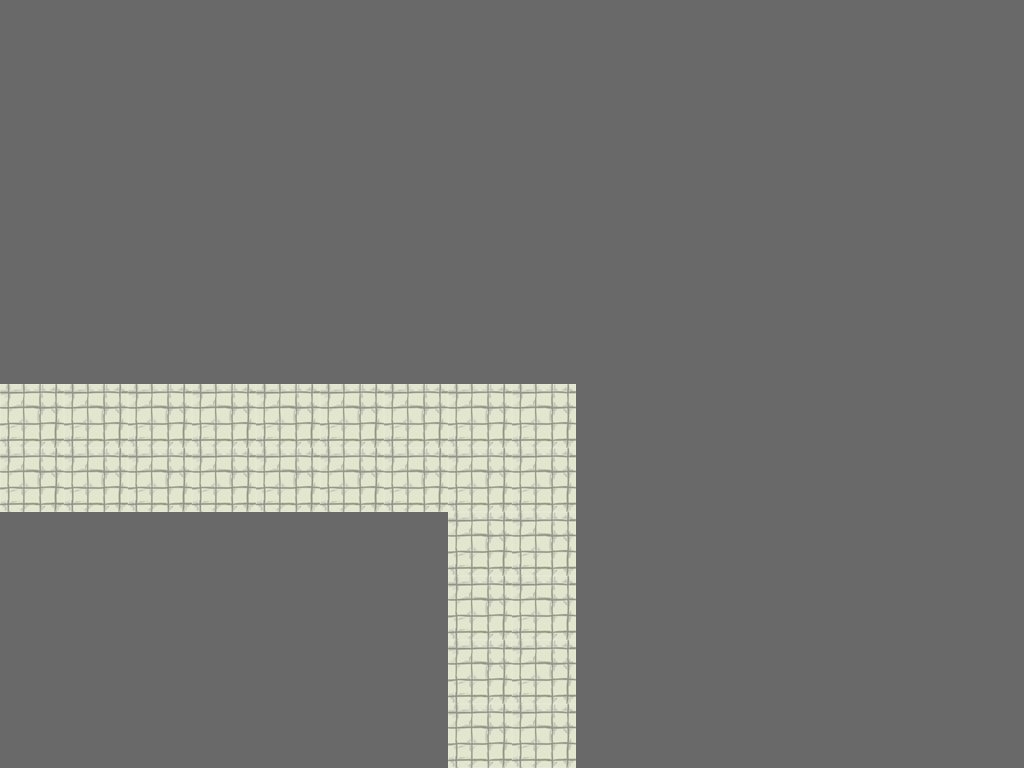

This game map was drawn from its Tiled (.tmx) file and the tilesets committed beside it. A one-line description and the full map source follow:
An orthogonal 16x12 tile map with 64x64 px tiles, 1 tile layer (Tiles) and 2 objects (2x Door).

<map version="1.0" orientation="orthogonal" width="16" height="12" tilewidth="64" tileheight="64">
 <tileset firstgid="1" name="tileset" tilewidth="64" tileheight="64">
  <image source="../TileSets/tileset.png" width="384" height="192" />
  <tile id="0">
   <properties>
    <property name="walkCost" value="100" />
   </properties>
  </tile>
  <tile id="1">
   <properties>
    <property name="walkCost" value="100" />
   </properties>
  </tile>
  <tile id="6">
   <properties>
    <property name="walkCost" value="100" />
   </properties>
  </tile>
 </tileset>
 <layer name="Tiles" width="16" height="12">
  <data>
   <tile gid="8" />
   <tile gid="8" />
   <tile gid="8" />
   <tile gid="8" />
   <tile gid="8" />
   <tile gid="8" />
   <tile gid="8" />
   <tile gid="8" />
   <tile gid="8" />
   <tile gid="8" />
   <tile gid="8" />
   <tile gid="8" />
   <tile gid="8" />
   <tile gid="8" />
   <tile gid="8" />
   <tile gid="8" />
   <tile gid="8" />
   <tile gid="8" />
   <tile gid="8" />
   <tile gid="8" />
   <tile gid="8" />
   <tile gid="8" />
   <tile gid="8" />
   <tile gid="8" />
   <tile gid="8" />
   <tile gid="8" />
   <tile gid="8" />
   <tile gid="8" />
   <tile gid="8" />
   <tile gid="8" />
   <tile gid="8" />
   <tile gid="8" />
   <tile gid="8" />
   <tile gid="8" />
   <tile gid="8" />
   <tile gid="8" />
   <tile gid="8" />
   <tile gid="8" />
   <tile gid="8" />
   <tile gid="8" />
   <tile gid="8" />
   <tile gid="8" />
   <tile gid="8" />
   <tile gid="8" />
   <tile gid="8" />
   <tile gid="8" />
   <tile gid="8" />
   <tile gid="8" />
   <tile gid="8" />
   <tile gid="8" />
   <tile gid="8" />
   <tile gid="8" />
   <tile gid="8" />
   <tile gid="8" />
   <tile gid="8" />
   <tile gid="8" />
   <tile gid="8" />
   <tile gid="8" />
   <tile gid="8" />
   <tile gid="8" />
   <tile gid="8" />
   <tile gid="8" />
   <tile gid="8" />
   <tile gid="8" />
   <tile gid="8" />
   <tile gid="8" />
   <tile gid="8" />
   <tile gid="8" />
   <tile gid="8" />
   <tile gid="8" />
   <tile gid="8" />
   <tile gid="8" />
   <tile gid="8" />
   <tile gid="8" />
   <tile gid="8" />
   <tile gid="8" />
   <tile gid="8" />
   <tile gid="8" />
   <tile gid="8" />
   <tile gid="8" />
   <tile gid="8" />
   <tile gid="8" />
   <tile gid="8" />
   <tile gid="8" />
   <tile gid="8" />
   <tile gid="8" />
   <tile gid="8" />
   <tile gid="8" />
   <tile gid="8" />
   <tile gid="8" />
   <tile gid="8" />
   <tile gid="8" />
   <tile gid="8" />
   <tile gid="8" />
   <tile gid="8" />
   <tile gid="8" />
   <tile gid="1" />
   <tile gid="1" />
   <tile gid="1" />
   <tile gid="1" />
   <tile gid="1" />
   <tile gid="1" />
   <tile gid="1" />
   <tile gid="1" />
   <tile gid="1" />
   <tile gid="8" />
   <tile gid="8" />
   <tile gid="8" />
   <tile gid="8" />
   <tile gid="8" />
   <tile gid="8" />
   <tile gid="8" />
   <tile gid="1" />
   <tile gid="1" />
   <tile gid="1" />
   <tile gid="1" />
   <tile gid="1" />
   <tile gid="1" />
   <tile gid="1" />
   <tile gid="1" />
   <tile gid="1" />
   <tile gid="8" />
   <tile gid="8" />
   <tile gid="8" />
   <tile gid="8" />
   <tile gid="8" />
   <tile gid="8" />
   <tile gid="8" />
   <tile gid="8" />
   <tile gid="8" />
   <tile gid="8" />
   <tile gid="8" />
   <tile gid="8" />
   <tile gid="8" />
   <tile gid="8" />
   <tile gid="1" />
   <tile gid="1" />
   <tile gid="8" />
   <tile gid="8" />
   <tile gid="8" />
   <tile gid="8" />
   <tile gid="8" />
   <tile gid="8" />
   <tile gid="8" />
   <tile gid="8" />
   <tile gid="8" />
   <tile gid="8" />
   <tile gid="8" />
   <tile gid="8" />
   <tile gid="8" />
   <tile gid="8" />
   <tile gid="1" />
   <tile gid="1" />
   <tile gid="8" />
   <tile gid="8" />
   <tile gid="8" />
   <tile gid="8" />
   <tile gid="8" />
   <tile gid="8" />
   <tile gid="8" />
   <tile gid="8" />
   <tile gid="8" />
   <tile gid="8" />
   <tile gid="8" />
   <tile gid="8" />
   <tile gid="8" />
   <tile gid="8" />
   <tile gid="1" />
   <tile gid="1" />
   <tile gid="8" />
   <tile gid="8" />
   <tile gid="8" />
   <tile gid="8" />
   <tile gid="8" />
   <tile gid="8" />
   <tile gid="8" />
   <tile gid="8" />
   <tile gid="8" />
   <tile gid="8" />
   <tile gid="8" />
   <tile gid="8" />
   <tile gid="8" />
   <tile gid="8" />
   <tile gid="1" />
   <tile gid="1" />
   <tile gid="8" />
   <tile gid="8" />
   <tile gid="8" />
   <tile gid="8" />
   <tile gid="8" />
   <tile gid="8" />
   <tile gid="8" />
  </data>
 </layer>
 <objectgroup name="Objects" width="16" height="12">
  <object name="DoorYellow" type="Door" x="480" y="696" width="64" height="64">
   <properties>
    <property name="direction" value="down" />
    <property name="locked" value="0" />
   </properties>
  </object>
  <object name="DoorYellow" type="Door" x="16" y="412" width="64" height="64">
   <properties>
    <property name="direction" value="left" />
    <property name="locked" value="0" />
   </properties>
  </object>
 </objectgroup>
</map>
